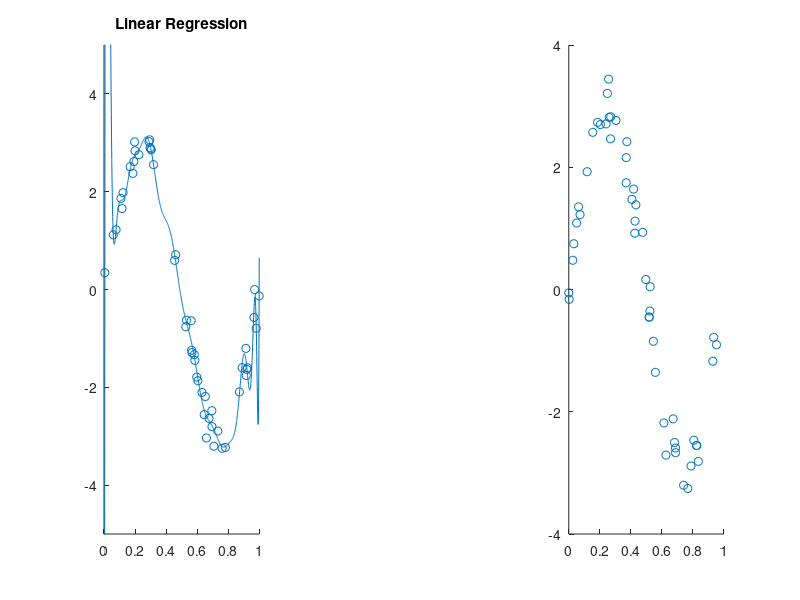

The MATLAB source for this figure: (Note: this script raises an error after producing the figure.)
%% BODE PLOTS

H = tf([-0.1,-2.4,-181,-1950],[1,3.3,990,2600]);
w = logspace(-2,3);
bode(H,w)
grid on

%% MACHINE LEARNING
close all
%% Linear Regression
% Linear Regression (Generation)
a = 10;
b = -3.5;
x = 10*rand(100,1);
Y = a*x+b+5*randn(100,1);
scatter(x,Y)
% Linear Regression (Learning)
X = [ones(100,1) x];
L = X\Y
new_y = linspace(100,1)*L(2)+L(1)
hold on
plot(x,X*L)
title('Linear Regression')
hold off

%% Polynomial Regression
% Polynomial Regression (Generation)
close all
n = 50;
a = 3;
b = 2*pi;
x = 1*rand(n,1);
Y = a*sin(b*x)+0.25*(randn(n,1));
subplot(131)
scatter(x,Y)
% Polynomial Regression (Learning)
X = [ones(n,1) x.^(1:24)];
L = X\Y
hold on
x = linspace(0,1,1000).';
X = [ones(1000,1), x.^(1:24)];
plot(linspace(0,1,1000),X*L)
title('Linear Regression')
axis([0 1 -5 5])
hold off

n = 50;
a = 3;
b = 2*pi;
X = 1*rand(n,1);
Y = a*sin(b*X)+0.25*(randn(n,1));
X = [ones(n,1) X.^(1:24)];
subplot(133)
scatter(X(:,2),Y)
hold on
%lasso (L1) regression
[B1, FitInfo1] = lasso(X,Y,'Alpha',1,'Lambda',0.0005); 
 %ridge (L2) regression
[B, FitInfo] = lasso(X,Y,'Alpha',1e-20,'Lambda',0.0005);
x = linspace(0,1,n).';
x = [ones(n,1), x.^(1:24)];
y = x*B;
plot(x(:,2),y)
title('Ridge (L2) Regression')
axis([0 1 -5 5])
hold off

subplot(132)
scatter(X(:,2),Y)
hold on
y = x*B1;
plot(x(:,2),y)
title('Lasso (L1) Regression')
axis([0 1 -5 5])
hold off

%% Cross Validation 
% For choosing parameters
n = 50;
a = 3;
b = 2*pi;
x = 1*rand(n,1);
y = a*sin(b*x)+0.25*(randn(n,1));
scatter(x,y)

se = zeros(3,1);

ind = randperm(n);
cv_ind = reshape(ind, 5, 10);
lambda_vec = [1e-5 1e-4 1e-3];
for i = 1:length(lambda_vec)
    for j = 1:10
       training_mtx = cv_ind(1:end,1:9);
       testing_vec = cv_ind(1:end,10);
       y_train = y(training_mtx(:));
       x_train = x(training_mtx(:));
       x_train = [ones(45,1) x_train.^(1:24)];
       x_test = x(testing_vec);
       x_test = [ones(5,1) x_test.^(1:24)];
       y_test = y(testing_vec);
       
       [B, FitInfo1] = lasso(x_train,y_train,'Alpha',1,'Lambda',lambda_vec(i));
       
       y_estimate = FitInfo.Intercept + x_test*B;
       se(i) = se(i) + sum((y_estimate-y_test).^2);
       cv_ind = circshift(cv_ind,1,2);
    end
end
mse = se/50;
[min_val,min_ind] = min(mse);
lambda_winner = lambda_vec(min_ind)
[B, FitInfo1] = lasso([ones(50,1), x.^(1:24)],y,'Alpha',1,'Lambda',lambda_winner);
X = linspace(0,1,1000);
plot(X,[ones(1000,1), (X.').^(1:24)]*B)
hold on
scatter(x,y)
hold off
